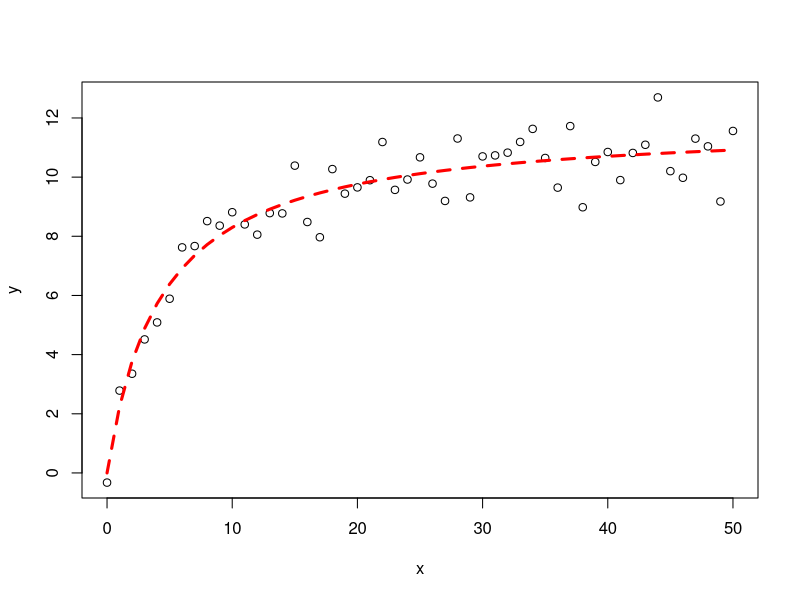
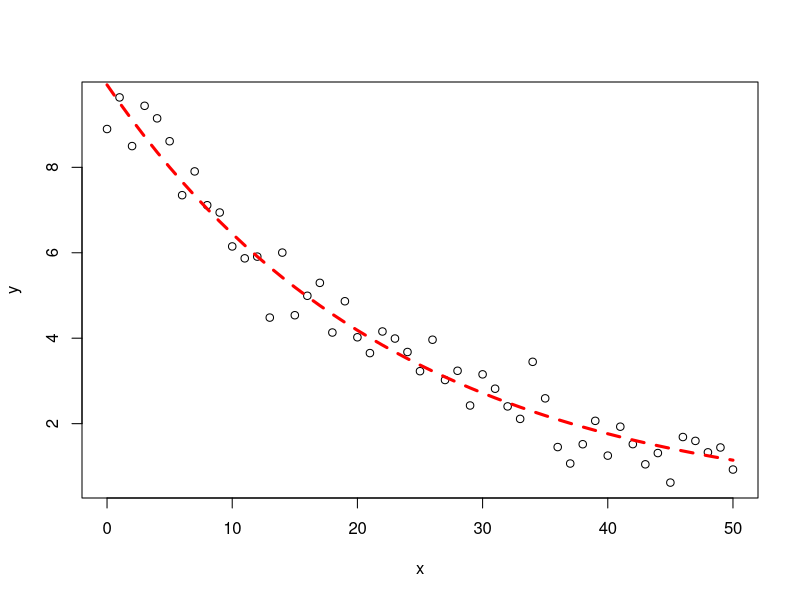

The R source for these figures, in order:
# non linear regression example

#simulate some data
set.seed(20160227)
x<-seq(0,50,1)
y<-((runif(1,10,20)*x)/(runif(1,0,10)+x))+rnorm(51,0,1)
#for simple models nls find good starting values for the parameters even if it throw a warning
m<-nls(y~a*x/(b+x))
#get some estimation of goodness of fit
cor(y,predict(m))
#plot
plot(x,y)
lines(x,predict(m),lty=2,col="red",lwd=3)

#simulate some data, this without a priori knowledge of the parameter value
y<-runif(1,5,15)*exp(-runif(1,0.01,0.05)*x)+rnorm(51,0,0.5)
#visually estimate some starting parameter values
plot(x,y)
#from this graph set approximate starting values
a_start<-8 #param a is the y value when x=0
b_start<-2*log(2)/a_start #b is the decay rate
#model
m<-nls(y~a*exp(-b*x),start=list(a=a_start,b=b_start))
#get some estimation of goodness of fit
cor(y,predict(m))

#plot the fit
lines(x,predict(m),col="red",lty=2,lwd=3)